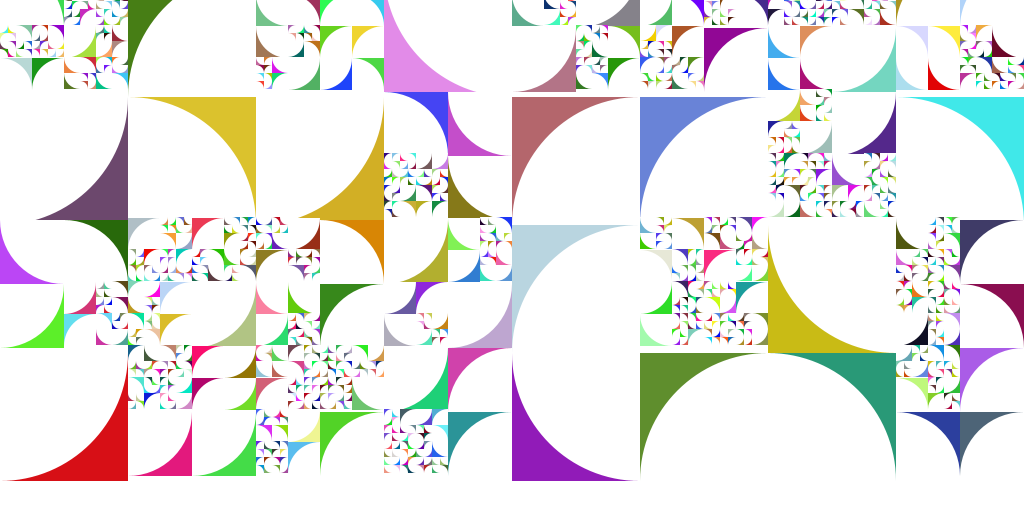
Frame 1 (no input)
Frame 60 (the mouse pressed at the canvas centre just before this capture): identical to frame 1, image omitted
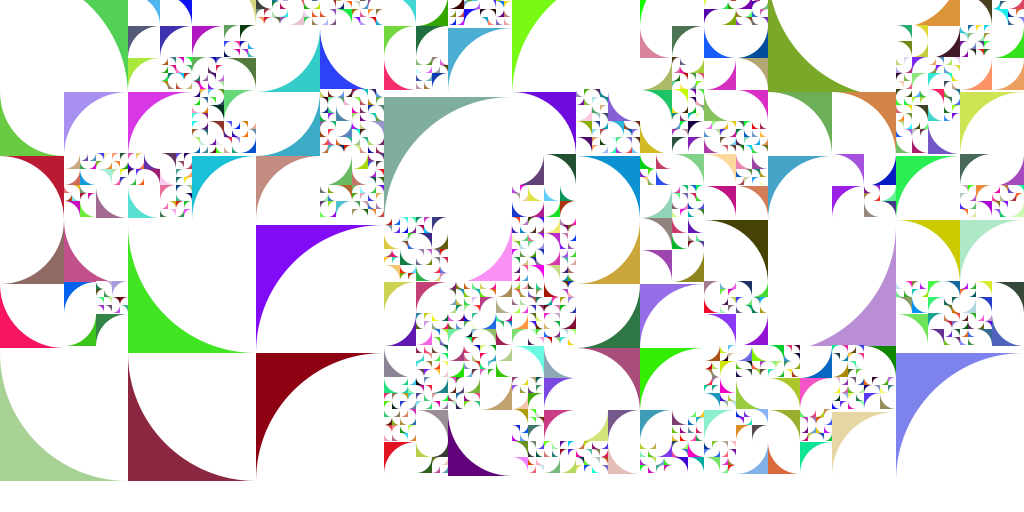
Frame 120 (the mouse held since frame 60 and released just before this capture)

The Processing sketch that drew these frames (run headless with seeded random() and noise(); from frame 60 on, the mouse is pressed at the canvas centre):

// Processing sketch: processing_128805
// ── processing_128805.pde

// quadrados recursivos
int quantosConjuntos;
void setup() {
  size(1024, 512);
  background(255);
  desenhaTela();
}

void desenhaTela() {
  quadrado(0, 0, height); 
  quadrado(512, 0, height);
}

void draw() {
  if (mousePressed) {
    background(255);
    desenhaTela();
    quantosConjuntos=0;
  }
}

void quadrado(int px, int py, int tam) {
  if (tam>height/4 || (tam>8 && random(1)>.4)) {
    for (int i=0; i<4; i++) {
      quadrado(px+int(i%2) * int(tam/2), py+int(i/2)*int(tam/2)-int(tam/24), int(tam/2));
    }
  }
  else {
    desenhaForma(px, py, tam);
    quantosConjuntos++;
    return;
  }
}

void desenhaForma(int px, int py, int incremento) {
  pushMatrix();
  noStroke();
  translate(px+int(incremento/2), py+int(incremento/2));
  float tAng=int(random(4))*PI/2;
  rotate(tAng);
  fill(random(255), random(255), random(255));
  rect(-incremento/2, -incremento/2, incremento, incremento);
  fill(255);
  //fill(random(255),random(255),random(255));
  arc(-incremento/2, -incremento/2, 2*incremento, 2*incremento, 0, PI/2);
   popMatrix();
}
